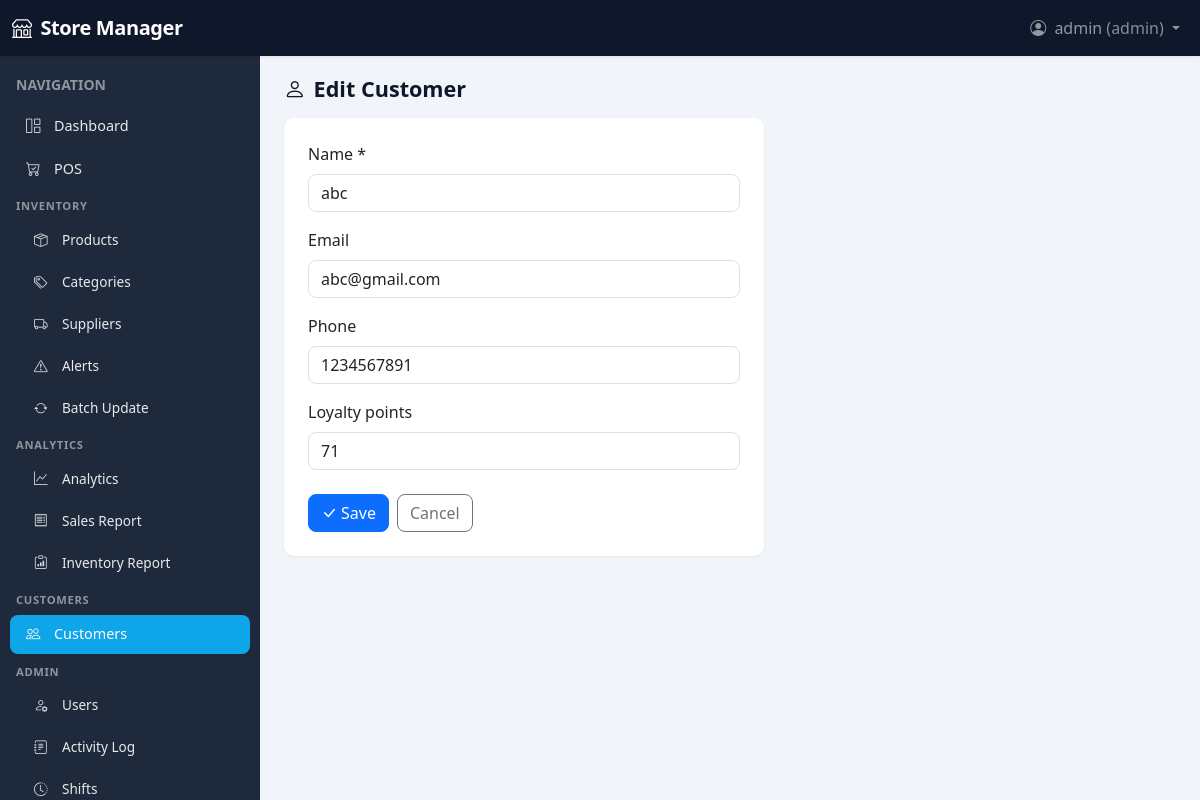
Page /customers/1/edit (signed in) on the committed database.
### app/models/user.py (models this page shows, shortened)
class User(UserMixin, db.Model):
    __tablename__ = "users"
    id = db.Column(db.Integer, primary_key=True)
    username = db.Column(db.String(80), unique=True, nullable=False, index=True)
    password_hash = db.Column(db.String(256), nullable=False)
    role = db.Column(db.String(20), nullable=False, default="cashier")  # admin, manager, cashier
    full_name = db.Column(db.String(120), nullable=True)
    email = db.Column(db.String(120), nullable=True)
    active = db.Column(db.Boolean, default=True)
    created_at = db.Column(db.DateTime, default=datetime.utcnow)
    sales = db.relationship("Sale", backref="user", lazy="dynamic", foreign_keys="Sale.user_id")
    activity_logs = db.relationship("ActivityLog", backref="user", lazy="dynamic")
    shifts = db.relationship("Shift", backref="user", lazy="dynamic")
    ROLES = ("admin", "manager", "cashier")
    def is_admin(self) -> bool:
        return self.role == "admin"
    def is_manager_or_above(self) -> bool:
        return self.role in ("admin", "manager")

### app/models/customer.py (models this page shows, shortened)
class Customer(db.Model):
    __tablename__ = "customers"
    id = db.Column(db.Integer, primary_key=True)
    name = db.Column(db.String(120), nullable=False, index=True)
    email = db.Column(db.String(120), nullable=True)
    phone = db.Column(db.String(30), nullable=True)
    loyalty_points = db.Column(db.Integer, default=0)
    created_at = db.Column(db.DateTime, default=datetime.utcnow)
    sales = db.relationship("Sale", backref="customer", lazy="dynamic")

### app/routes/customers.py (the view, shortened to what this page needs)
@customers_bp.route("/<int:customer_id>/edit", methods=["GET", "POST"])
@login_required
@manager_required
def customer_edit(customer_id):
    customer = Customer.query.get(customer_id)
    if not customer:
        flash("Customer not found.", "danger")
        return redirect(url_for("customers.customer_list"))
    return render_template("customers/form.html", customer=customer)

### app/templates/customers/form.html (shortened to what this page needs)
{% extends "base.html" %}
{% block content %}
<div class="page-header mb-3">
  <h1 class="h4 mb-0"><i class="bi bi-person me-2"></i>{{ 'Edit' if customer else 'Add' }} Customer</h1>
</div>
<form method="post" class="card p-4" style="max-width: 480px;">
  <div class="mb-3"><label for="name" class="form-label fw-medium">Name *</label><input type="text" class="form-control rounded-3" id="name" name="name" required value="{{ customer.name if customer else '' }}"></div>
  <div class="mb-3"><label for="email" class="form-label fw-medium">Email</label><input type="email" class="form-control rounded-3" id="email" name="email" value="{{ customer.email if customer else '' }}"></div>
  <div class="mb-3"><label for="phone" class="form-label fw-medium">Phone</label><input type="text" class="form-control rounded-3" id="phone" name="phone" value="{{ customer.phone if customer else '' }}"></div>
  <div class="mb-3"><label for="loyalty_points" class="form-label fw-medium">Loyalty points</label><input type="number" class="form-control rounded-3" id="loyalty_points" name="loyalty_points" value="{{ customer.loyalty_points if customer else 0 }}"></div>
  <div class="d-flex gap-2 mt-2">
    <button type="submit" class="btn btn-primary rounded-3"><i class="bi bi-check-lg me-1"></i>Save</button>
    <a href="{{ url_for('customers.customer_list') }}" class="btn btn-outline-secondary rounded-3">Cancel</a>
  </div>
</form>
{% endblock %}

### app/templates/base.html (shortened to what this page needs)
<!DOCTYPE html>
<html lang="en">
<head>
  <link href="https://cdn.jsdelivr.net/npm/bootstrap@5.3.2/dist/css/bootstrap.min.css" rel="stylesheet">
  <link href="https://cdn.jsdelivr.net/npm/bootstrap-icons@1.11.1/font/bootstrap-icons.css" rel="stylesheet">
</head>
<body>
  <nav class="navbar navbar-expand-lg navbar-dark fixed-top" style="height: var(--navbar-height);">
    <div class="container-fluid">
      <a class="navbar-brand" href="{{ url_for('main.dashboard') }}"><i class="bi bi-shop me-1"></i> Store Manager</a>
      <div class="collapse navbar-collapse" id="navMain">
        <ul class="navbar-nav ms-auto">
          {% if current_user.is_authenticated %}
          <li class="nav-item dropdown">
            <a class="nav-link dropdown-toggle" href="#" id="userMenu" role="button" data-bs-toggle="dropdown">
              <i class="bi bi-person-circle me-1"></i> {{ current_user.username }} <span class="text-white-50">({{ current_user.role }})</span>
            </a>
          </li>
          {% endif %}
        </ul>
      </div>
    </div>
  </nav>
  <div class="d-flex">
    {% if current_user.is_authenticated %}
    <aside class="sidebar flex-shrink-0" id="sidebar">
      <div class="p-3 pb-0">
        <span class="text-white-50 small text-uppercase fw-semibold">Navigation</span>
      </div>
      <ul class="nav flex-column py-2">
        <li class="nav-item">
          <a class="nav-link {{ 'active' if request.endpoint == 'main.dashboard' else '' }}" href="{{ url_for('main.dashboard') }}">
            <i class="bi bi-grid-1x2 me-2"></i>Dashboard
          </a>
        </li>
        <li class="nav-item">
          <a class="nav-link {{ 'active' if request.endpoint and request.endpoint.startswith('pos.') else '' }}" href="{{ url_for('pos.index') }}">
            <i class="bi bi-cart-check me-2"></i>POS
          </a>
        </li>
        <li class="nav-section-label">Inventory</li>
        <li class="nav-item">
          <a class="nav-link sub {{ 'active' if request.endpoint in ['inventory.product_list', 'inventory.product_add', 'inventory.product_edit'] else '' }}" href="{{ url_for('inventory.product_list') }}">
            <i class="bi bi-box-seam me-2"></i>Products
          </a>
        </li>
        {% if current_user.is_manager_or_above() %}
        <li class="nav-item">
          <a class="nav-link sub {{ 'active' if request.endpoint in ['inventory.category_list', 'inventory.category_add', 'inventory.category_edit'] else '' }}" href="{{ url_for('inventory.category_list') }}">
            <i class="bi bi-tags me-2"></i>Categories
          </a>
        </li>
        <li class="nav-item">
          <a class="nav-link sub {{ 'active' if request.endpoint in ['inventory.supplier_list', 'inventory.supplier_add', 'inventory.supplier_edit'] else '' }}" href="{{ url_for('inventory.supplier_list') }}">
            <i class="bi bi-truck me-2"></i>Suppliers
          </a>
        </li>
        <li class="nav-item">
          <a class="nav-link sub {{ 'active' if request.endpoint == 'inventory.alerts' else '' }}" href="{{ url_for('inventory.alerts') }}">
            <i class="bi bi-exclamation-triangle me-2"></i>Alerts
          </a>
        </li>
        <li class="nav-item">
          <a class="nav-link sub {{ 'active' if request.endpoint == 'inventory.batch_update' else '' }}" href="{{ url_for('inventory.batch_update') }}">
            <i class="bi bi-arrow-repeat me-2"></i>Batch Update
          </a>
        </li>
        <li class="nav-section-label">Analytics</li>
        <li class="nav-item">
          <a class="nav-link sub {{ 'active' if request.endpoint == 'analytics.dashboard' else '' }}" href="{{ url_for('analytics.dashboard') }}">
            <i class="bi bi-graph-up me-2"></i>Analytics
          </a>
        </li>
        <li class="nav-item">
          <a class="nav-link sub {{ 'active' if request.endpoint == 'analytics.sales_report_page' else '' }}" href="{{ url_for('analytics.sales_report_page') }}">
            <i class="bi bi-receipt me-2"></i>Sales Report
          </a>
        </li>
        <li class="nav-item">
          <a class="nav-link sub {{ 'active' if request.endpoint == 'analytics.inventory_report' else '' }}" href="{{ url_for('analytics.inventory_report') }}">
            <i class="bi bi-clipboard-data me-2"></i>Inventory Report
          </a>
        </li>
        {% endif %}
        {% if current_user.is_manager_or_above() %}
        <li class="nav-section-label">Customers</li>
        <li class="nav-item">
          <a class="nav-link {{ 'active' if request.endpoint and request.endpoint.startswith('customers.') else '' }}" href="{{ url_for('customers.customer_list') }}">
            <i class="bi bi-people me-2"></i>Customers
          </a>
        </li>
        {% endif %}
        {% if current_user.is_admin() %}
        <li class="nav-section-label">Admin</li>
        <li class="nav-item">
          <a class="nav-link sub {{ 'active' if request.endpoint == 'users.user_list' else '' }}" href="{{ url_for('users.user_list') }}">
            <i class="bi bi-person-gear me-2"></i>Users
          </a>
        </li>
        <li class="nav-item">
          <a class="nav-link sub {{ 'active' if request.endpoint == 'users.activity_log' else '' }}" href="{{ url_for('users.activity_log') }}">
            <i class="bi bi-journal-text me-2"></i>Activity Log
          </a>
        </li>
        <li class="nav-item">
          <a class="nav-link sub {{ 'active' if request.endpoint == 'users.shift_list' else '' }}" href="{{ url_for('users.shift_list') }}">
            <i class="bi bi-clock-history me-2"></i>Shifts
          </a>
        </li>
        {% endif %}
      </ul>
    </aside>
    {% endif %}
    <div class="main-wrap flex-grow-1">
      <main class="main-content">
        {% block content %}{% endblock %}
      </main>
    </div>
  </div>
</body>
</html>

### app/templates/base.html (style rules this page uses)
:root { --sidebar-width: 260px; --navbar-height: 56px; --sidebar-bg: #1e293b; --sidebar-hover: rgba(255,255,255,.08); --sidebar-active: #0ea5e9; --sidebar-text: rgba(255,255,255,.9); --content-bg: #f1f5f9; --card-shadow: 0 1px 3px rgba(0,0,0,.06); --card-radius: 10px; }
body { min-height: 100vh; background: var(--content-bg); font-family: system-ui, -apple-system, sans-serif; }
.navbar { box-shadow: 0 1px 3px rgba(0,0,0,.08); background: #0f172a !important; }
.navbar-brand { font-weight: 600; letter-spacing: -0.02em; }
.sidebar { width: var(--sidebar-width); min-height: calc(100vh - var(--navbar-height)); background: var(--sidebar-bg); position: fixed; left: 0; top: var(--navbar-height); z-index: 1020; overflow-y: auto; transition: transform .2s ease, box-shadow .2s ease; }
.sidebar .nav-section-label { color: rgba(255,255,255,.5); font-size: .7rem; font-weight: 600; text-transform: uppercase; letter-spacing: .06em; padding: .5rem 1rem .25rem; }
.sidebar .nav-link { color: var(--sidebar-text); padding: .55rem 1rem; border-radius: 8px; margin: 2px 10px; font-size: .9rem; display: flex; align-items: center; }
.sidebar .nav-link i { opacity: .9; width: 1.25rem; }
.sidebar .nav-link.active { background: var(--sidebar-active); color: #fff; }
.sidebar .nav-link.sub { padding-left: 1.5rem; font-size: .85rem; }
.main-wrap { margin-left: var(--sidebar-width); padding-top: var(--navbar-height); min-height: 100vh; }
.main-content { padding: 1.25rem 1.5rem; max-width: 1400px; margin: 0 auto; }
.page-header { margin-bottom: 1.25rem; }
.page-header h1 { font-size: 1.35rem; font-weight: 600; color: #0f172a; margin: 0; }
.card { border: none; border-radius: var(--card-radius); box-shadow: var(--card-shadow); }
.btn { border-radius: 8px; font-weight: 500; }

### rows in the picture
User: username "admin", role "admin"
Customer: name "abc", email "abc@gmail.com", phone "1234567891", loyalty_points "71"

### other values in the picture
{{ 'Edit' if customer else 'Add' }} "Edit"
